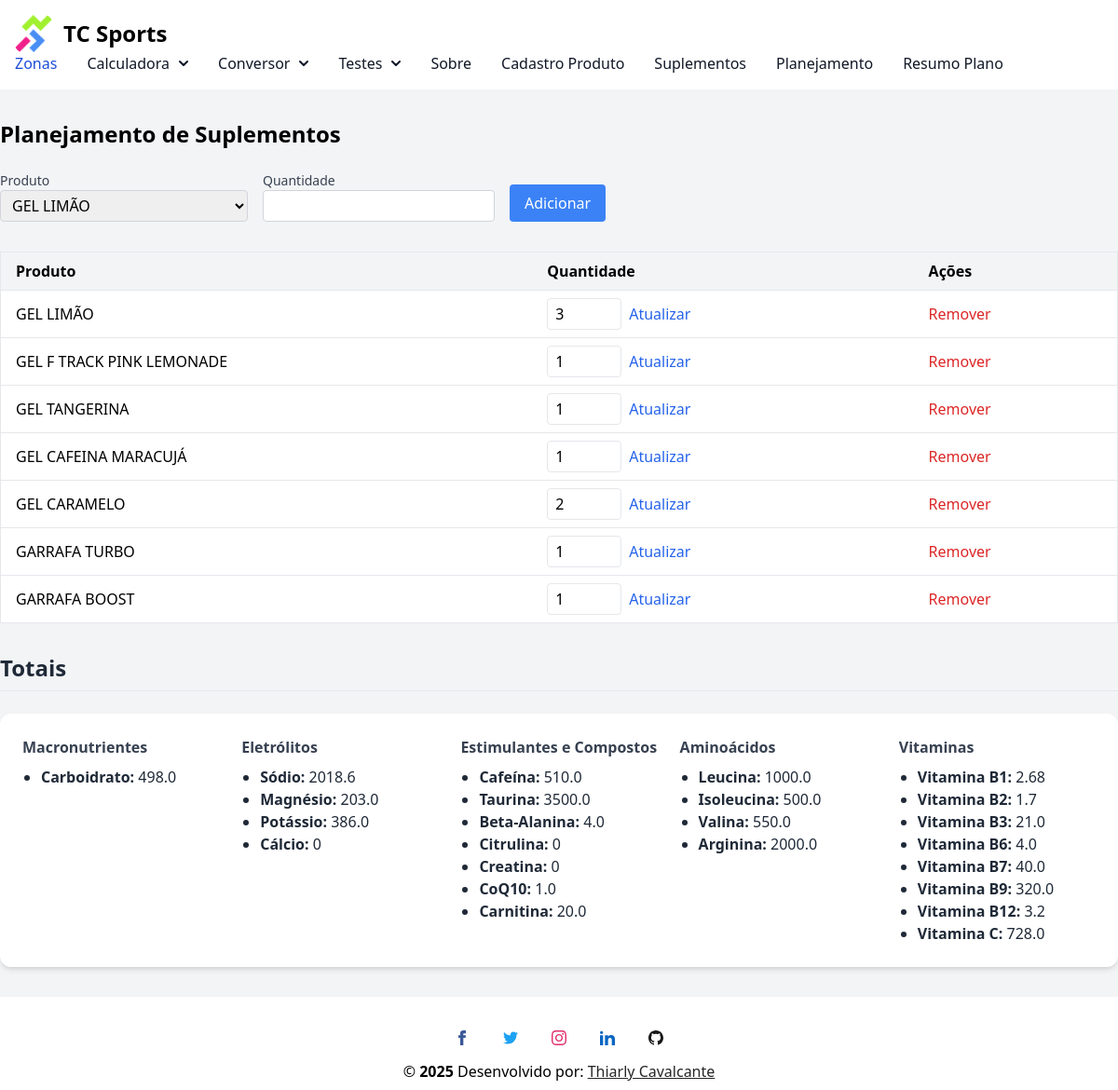
The app's page /planejamento with its own data.
### conversor/models.py (models this page shows, shortened)
class PlanejamentoItem(database.Model):
    __tablename__ = 'planejamento_itens'
    id = database.Column(database.Integer, primary_key=True)
    suplemento_id = database.Column(database.Integer, database.ForeignKey('suplementos.id'), nullable=False)
    quantidade = database.Column(database.Integer, nullable=False)
    suplemento = database.relationship('Suplemento')

class Suplemento(database.Model):
    __tablename__ = 'suplementos'
    id = database.Column(database.Integer, primary_key=True)
    nome = database.Column(database.String(100), nullable=False)
    tipo = database.Column(database.String(50), nullable=False)  # ex: Gel, Garrafa, Cápsula
    marca = database.Column(database.String(50))
    carbo = database.Column(database.Float)
    sodio = database.Column(database.Float)
    magnesio = database.Column(database.Float)
    potassio = database.Column(database.Float)
    calcio = database.Column(database.Float)
    cafeina = database.Column(database.Float)
    taurina = database.Column(database.Float)
    beta_alanina = database.Column(database.Float)
    citrulina = database.Column(database.Float)
    creatina = database.Column(database.Float)
    coq10 = database.Column(database.Float)
    carnitina = database.Column(database.Float)
    leucina = database.Column(database.Float)
    isoleucina = database.Column(database.Float)
    valina = database.Column(database.Float)
    arginina = database.Column(database.Float)
    vit_b1 = database.Column(database.Float)
    vit_b2 = database.Column(database.Float)
    vit_b3 = database.Column(database.Float)
    vit_b6 = database.Column(database.Float)
    vit_b7 = database.Column(database.Float)
    vit_b9 = database.Column(database.Float)
    vit_b12 = database.Column(database.Float)
    vit_c = database.Column(database.Float)

### conversor/router.py (the view, shortened to what this page needs)
@app.route('/planejamento', methods=['GET', 'POST'])
def planejamento():
    form = PlanningItemForm()
    form.suplemento_id.choices = [(s.id, s.nome) for s in Suplemento.query.all()]
    itens = PlanejamentoItem.query.all()
    totais = {
        'carbo': 0, 'sodio': 0, 'magnesio': 0, 'potassio': 0, 'calcio': 0,
        'cafeina': 0, 'taurina': 0, 'beta_alanina': 0, 'citrulina': 0,
        'creatina': 0, 'coq10': 0, 'carnitina': 0, 'leucina': 0,
        'isoleucina': 0, 'valina': 0, 'arginina': 0,
        'vit_b1': 0, 'vit_b2': 0, 'vit_b3': 0, 'vit_b6': 0,
        'vit_b7': 0, 'vit_b9': 0, 'vit_b12': 0, 'vit_c': 0
    }
    for item in itens:
        suplemento = item.suplemento
        for key in totais:
            valor = getattr(suplemento, key) or 0
            totais[key] += valor * item.quantidade
    return render_template('planejamento.html', form=form, itens=itens, totais=totais)

### conversor/forms.py
class PlanningItemForm(FlaskForm):
    suplemento_id = SelectField('Produto', coerce=int, validators=[DataRequired()])
    quantidade = IntegerField('Quantidade', validators=[DataRequired(), NumberRange(min=1)])
    submit = SubmitField('Adicionar')

### conversor/templates/planejamento.html (shortened to what this page needs)
{% extends "base.html" %}
{% block content %}
<div class="max-w-7xl mx-auto py-8">
  <h1 class="text-2xl font-bold mb-6">Planejamento de Suplementos</h1>
  <form method="POST" class="flex flex-wrap items-end gap-4 mb-8">
    <div>
      {{ form.suplemento_id.label(class="block text-sm font-medium text-gray-700") }}
      {{ form.suplemento_id(class="border border-gray-300 rounded px-2 py-1") }}
    </div>
    <div>
      {{ form.quantidade.label(class="block text-sm font-medium text-gray-700") }}
      {{ form.quantidade(class="border border-gray-300 rounded px-2 py-1") }}
    </div>
    <button type="submit" class="bg-blue-500 text-white px-4 py-2 rounded hover:bg-blue-600">
      Adicionar
    </button>
  </form>
  {% if itens %}
    <table class="min-w-full bg-white border mb-8">
      <thead class="bg-gray-100">
        <tr>
          <th class="px-4 py-2 text-left border-b">Produto</th>
          <th class="px-4 py-2 text-left border-b">Quantidade</th>
          <th class="px-4 py-2 text-left border-b">Ações</th>
        </tr>
      </thead>
      <tbody>
        {% for item in itens %}
        <tr>
          <td class="px-4 py-2 border-b">{{ item.suplemento.nome }}</td>
          <td class="px-4 py-2 border-b">
            <form method="POST" action="{{ url_for('atualizar_quantidade', item_id=item.id) }}" class="flex items-center gap-2">
              <input type="number" name="quantidade" value="{{ item.quantidade }}" class="w-20 px-2 py-1 border rounded">
              <button type="submit" class="text-blue-600 hover:underline">Atualizar</button>
            </form>
          </td>
          <td class="px-4 py-2 border-b">
            <form method="POST" action="{{ url_for('remover_item', item_id=item.id) }}" onsubmit="return confirm('Deseja remover este item?')">
              <button type="submit" class="text-red-600 hover:underline">Remover</button>
            </form>
          </td>
        </tr>
        {% endfor %}
      </tbody>
    </table>
  {% else %}
    <p class="text-gray-600 mb-8">Nenhum item no planejamento ainda.</p>
  {% endif %}
  <div class="mt-8">
    <h2 class="text-2xl font-bold text-left text-gray-800 mb-6 border-b pb-2">Totais</h2>
    <div class="bg-white shadow-md rounded-xl p-6">
        <div class="grid grid-cols-1 md:grid-cols-5 gap-6">
        <div>
        <h3 class="font-bold text-gray-700 mb-2">Macronutrientes</h3>
        <ul class="list-disc pl-5 text-gray-800">
          <li><strong>Carboidrato:</strong> {{ totais.carbo }}</li>
        </ul>
      </div>
      <div>
        <h3 class="font-bold text-gray-700 mb-2">Eletrólitos</h3>
        <ul class="list-disc pl-5 text-gray-800">
          <li><strong>Sódio:</strong> {{ totais.sodio }}</li>
          <li><strong>Magnésio:</strong> {{ totais.magnesio }}</li>
          <li><strong>Potássio:</strong> {{ totais.potassio }}</li>
          <li><strong>Cálcio:</strong> {{ totais.calcio }}</li>
        </ul>
      </div>
      <div>
        <h3 class="font-bold text-gray-700 mb-2">Estimulantes e Compostos</h3>
        <ul class="list-disc pl-5 text-gray-800">
          <li><strong>Cafeína:</strong> {{ totais.cafeina }}</li>
          <li><strong>Taurina:</strong> {{ totais.taurina }}</li>
          <li><strong>Beta-Alanina:</strong> {{ totais.beta_alanina }}</li>
          <li><strong>Citrulina:</strong> {{ totais.citrulina }}</li>
          <li><strong>Creatina:</strong> {{ totais.creatina }}</li>
          <li><strong>CoQ10:</strong> {{ totais.coq10 }}</li>
          <li><strong>Carnitina:</strong> {{ totais.carnitina }}</li>
        </ul>
      </div>
      <div>
        <h3 class="font-bold text-gray-700 mb-2">Aminoácidos</h3>
        <ul class="list-disc pl-5 text-gray-800">
          <li><strong>Leucina:</strong> {{ totais.leucina }}</li>
          <li><strong>Isoleucina:</strong> {{ totais.isoleucina }}</li>
          <li><strong>Valina:</strong> {{ totais.valina }}</li>
          <li><strong>Arginina:</strong> {{ totais.arginina }}</li>
        </ul>
      </div>
      <div>
        <h3 class="font-bold text-gray-700 mb-2">Vitaminas</h3>
        <ul class="list-disc pl-5 text-gray-800">
          <li><strong>Vitamina B1:</strong> {{ totais.vit_b1 }}</li>
          <li><strong>Vitamina B2:</strong> {{ totais.vit_b2 }}</li>
          <li><strong>Vitamina B3:</strong> {{ totais.vit_b3 }}</li>
          <li><strong>Vitamina B6:</strong> {{ totais.vit_b6 }}</li>
          <li><strong>Vitamina B7:</strong> {{ totais.vit_b7 }}</li>
          <li><strong>Vitamina B9:</strong> {{ totais.vit_b9 }}</li>
          <li><strong>Vitamina B12:</strong> {{ totais.vit_b12 }}</li>
          <li><strong>Vitamina C:</strong> {{ totais.vit_c }}</li>
        </ul>
      </div>
    </div>
  </div>
</div>
{% endblock %}

### conversor/static/css/style.css (style rules this page uses)
html { height: 100%; }
body { display: flex; flex-direction: column; min-height: 100vh; margin: 0; }

### records on screen
PlanejamentoItem: suplemento.nome "GEL LIMÃO", quantidade "3"
PlanejamentoItem: suplemento.nome "GEL F TRACK PINK LEMONADE", quantidade "1"
PlanejamentoItem: suplemento.nome "GEL TANGERINA", quantidade "1"
PlanejamentoItem: suplemento.nome "GEL CAFEINA MARACUJÁ", quantidade "1"
PlanejamentoItem: suplemento.nome "GEL CARAMELO", quantidade "2"
PlanejamentoItem: suplemento.nome "GARRAFA TURBO", quantidade "1"
PlanejamentoItem: suplemento.nome "GARRAFA BOOST", quantidade "1"

### other values on screen
{{ totais.carbo }} "498.0"
{{ totais.sodio }} "2018.6"
{{ totais.magnesio }} "203.0"
{{ totais.potassio }} "386.0"
{{ totais.calcio }} "0"
{{ totais.cafeina }} "510.0"
{{ totais.taurina }} "3500.0"
{{ totais.beta_alanina }} "4.0"
{{ totais.citrulina }} "0"
{{ totais.creatina }} "0"
{{ totais.coq10 }} "1.0"
{{ totais.carnitina }} "20.0"
{{ totais.leucina }} "1000.0"
{{ totais.isoleucina }} "500.0"
{{ totais.valina }} "550.0"
